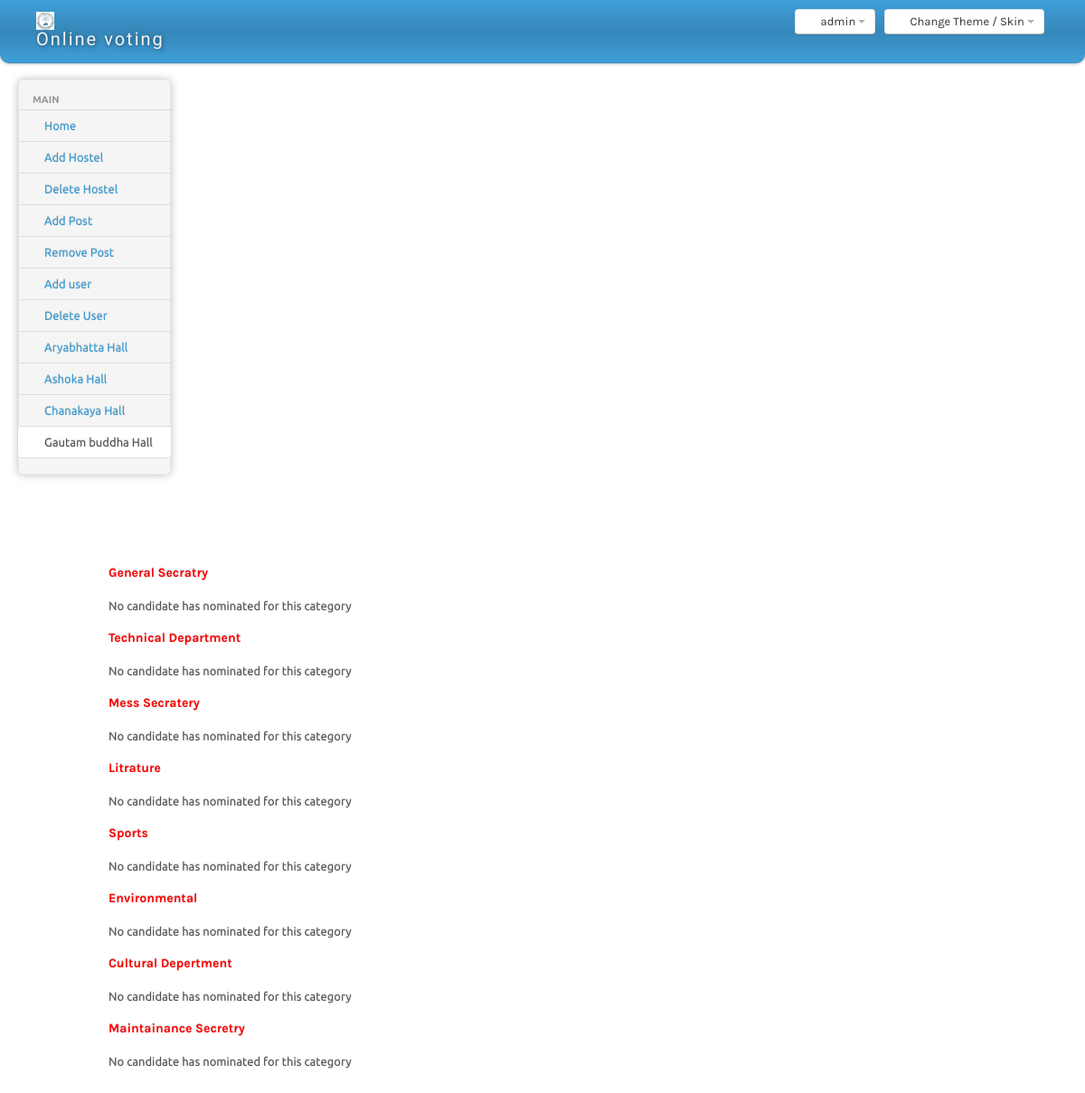
The page /admin/gautstats.php (signed in) on the database its author committed.
### tables this page shows
CREATE TABLE IF NOT EXISTS `post` (  `dbpost` varchar(30) NOT NULL,  `htmlpost` int(30) NOT NULL AUTO_INCREMENT,  `post` varchar(30) NOT NULL,  PRIMARY KEY (`htmlpost`),  UNIQUE KEY `dbpost` (`htmlpost`),  KEY `dbpost_2` (`htmlpost`));

### admin/gautstats.php (the view, shortened to what this page needs)
<html>
<head>
	<link id="bs-css" href="css/bootstrap-cerulean.css" rel="stylesheet">
<link href="css/bootstrap-responsive.css" rel="stylesheet">
	<link href="css/charisma-app.css" rel="stylesheet">
	<link href="css/jquery-ui-1.8.21.custom.css" rel="stylesheet">
	<link href='css/fullcalendar.css' rel='stylesheet'>
	<link href='css/fullcalendar.print.css' rel='stylesheet'  media='print'>
	<link href='css/chosen.css' rel='stylesheet'>
	<link href='css/uniform.default.css' rel='stylesheet'>
	<link href='css/colorbox.css' rel='stylesheet'>
	<link href='css/jquery.cleditor.css' rel='stylesheet'>
	<link href='css/jquery.noty.css' rel='stylesheet'>
	<link href='css/noty_theme_default.css' rel='stylesheet'>
	<link href='css/elfinder.min.css' rel='stylesheet'>
	<link href='css/elfinder.theme.css' rel='stylesheet'>
	<link href='css/jquery.iphone.toggle.css' rel='stylesheet'>
	<link href='css/opa-icons.css' rel='stylesheet'>
	<link href='css/uploadify.css' rel='stylesheet'>
</head>
<body>
	<div class="navbar">
		<div class="navbar-inner">
			<div class="container-fluid">
				<a class="brand" href="adminhme.php"> <img alt="IIT patna" src="img/photo.jpg" /> <span>Online voting</span></a>
				<div class="btn-group pull-right theme-container"  >
					<a class="btn dropdown-toggle" data-toggle="dropdown" href="#">
						<i class="icon-tint"></i><span class="hidden-phone"> Change Theme / Skin</span>
						<span class="caret"></span>
					</a>
				</div>
				<div class="btn-group pull-right" >
					<a class="btn dropdown-toggle" data-toggle="dropdown" href="#">
						<i class="icon-user"></i><span class="hidden-phone"> admin</span>
						<span class="caret"></span>
					</a>
				</div>
			</div>
		</div>
	</div>
		<div class="container-fluid">
		<div class="row-fluid">
			<div class="span2 main-menu-span">
				<div class="well nav-collapse sidebar-nav">
					<ul class="nav nav-tabs nav-stacked main-menu">
						<li class="nav-header hidden-tablet">Main</li>
						<li><a class="ajax-link" href="adminhme.php"><i class="icon-home"></i><span class="hidden-tablet"> Home</span></a></li>
						<li><a class="ajax-link" href="addhall.php"><i class="icon-eye-open"></i><span class="hidden-tablet"> Add Hostel</span></a></li>
						<li><a class="ajax-link" href="delhall.php"><i class="icon-edit"></i><span class="hidden-tablet"> Delete Hostel</span></a></li>
						<li><a class="ajax-link" href="addpost.php"><i class="icon-list-alt"></i><span class="hidden-tablet"> Add Post</span></a></li>
						<li><a class="ajax-link" href="delpost.php"><i class="icon-font"></i><span class="hidden-tablet"> Remove Post</span></a></li>
						<li><a class="ajax-link" href="adduser.php"><i class="icon-list-alt"></i><span class="hidden-tablet"> Add user</span></a></li>
						<li><a class="ajax-link" href="deluser.php"><i class="icon-font"></i><span class="hidden-tablet"> Delete User</span></a></li>
						<li><a class="ajax-link" href="aryastats.php"><i class="icon-font"></i><span class="hidden-tablet"> Aryabhatta Hall </span></a></li>
						<li><a class="ajax-link" href="ashstats.php"><i class="icon-font"></i><span class="hidden-tablet"> Ashoka Hall </span></a></li>
						<li><a class="ajax-link" href="chanstats.php"><i class="icon-font"></i><span class="hidden-tablet"> Chanakaya Hall </span></a></li>
						<li><a class="ajax-link" href="gautstats.php"><i class="icon-font"></i><span class="hidden-tablet"> Gautam buddha Hall </span></a></li>
					</ul>
				</div>
			</div>
	</div>
<?php
$sql="SELECT * FROM post";
$abc=mysql_query($sql);
echo "<div class='alignment'>";
while($row=mysql_fetch_array($abc)){
$dept=$row['dbpost'];
echo "<h4 class='tex'>".$row['post']."</h4>"."<br />";
$sql2="SELECT * FROM nom4 where dep='$dept'";
$abc2=mysql_query($sql2);
if(mysql_num_rows($abc2)==0){
echo "No candidate has nominated for this category"."<br />";
echo "<br />";
}
}
?>
</body>
</html>

### admin/css/charisma-app.css (style rules this page uses)
.sidebar-nav { min-height:0; box-shadow: 0 0 10px #BDBDBD; -webkit-box-shadow: 0 0 10px #BDBDBD; -moz-box-shadow: 0 0 10px #BDBDBD; border-radius: 5px; -webkit-border-radius: 5px; -moz-border-radius: 5px; margin-bottom: 0; padding-bottom:0; }
.sidebar-nav > ul > li:not(.nav-header) { margin-right:-2px; margin-left:-2px; }
.brand { font-family: 'Shojumaru', cursive, Arial, serif; letter-spacing:2px; text-shadow:1px 1px 5px rgba(0, 0, 0, 0.5); width:166px; }
.brand img { float:left; height:20px; width:20px; margin-right:5px; }
.brand span { float:left; }
.navbar-inner { border-radius:0 0 10px 10px; -webkit-border-radius:0 0 10px 10px; -moz-border-radius:0 0 10px 10px; padding-top:5px; padding-bottom:5px; }
.pull-right { float:right !important; }

### admin/gautstats.php (style rules this page uses)
body { padding-bottom: 40px; }
.sidebar-nav { padding: 9px 0; }
div.alignment { margin:100px; }
h4.tex { color:#FF0000; }

### rows shown on the page
post: post "General Secratry"
post: post "Technical Department"
post: post "Mess Secratery"
post: post "Litrature"
post: post "Sports"
post: post "Environmental"
post: post "Cultural Depertment"
post: post "Maintainance Secretry"
